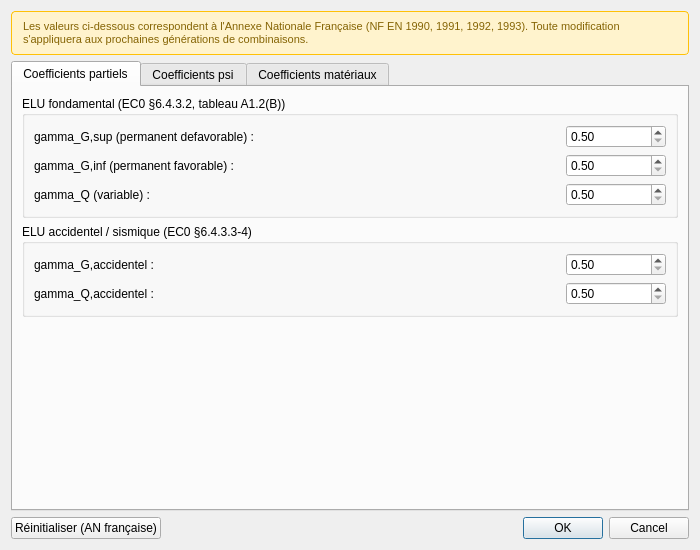
<?xml version="1.0" encoding="UTF-8"?>
<ui version="4.0">
 <class>EurocodeSettingsDialog</class>
 <widget class="QDialog" name="EurocodeSettingsDialog">
  <property name="windowTitle">
   <string>Paramètres Eurocodes — Annexe Nationale Française</string>
  </property>
  <property name="minimumSize">
   <size>
    <width>700</width>
    <height>550</height>
   </size>
  </property>
  <layout class="QVBoxLayout" name="mainLayout">
   <!-- Warning banner -->
   <item>
    <widget class="QLabel" name="lbl_warning">
     <property name="text">
      <string>Les valeurs ci-dessous correspondent à l'Annexe Nationale Française (NF EN 1990, 1991, 1992, 1993). Toute modification s'appliquera aux prochaines générations de combinaisons.</string>
     </property>
     <property name="wordWrap">
      <bool>true</bool>
     </property>
     <property name="styleSheet">
      <string notr="true">background-color: #fff3cd; color: #856404; border: 1px solid #ffc107; border-radius: 4px; padding: 8px; font-size: 11px;</string>
     </property>
    </widget>
   </item>
   <!-- Tab widget -->
   <item>
    <widget class="QTabWidget" name="tabs">
     <property name="currentIndex">
      <number>0</number>
     </property>
     <!-- Tab 1: Coefficients partiels -->
     <widget class="QWidget" name="tab_gamma">
      <attribute name="title">
       <string>Coefficients partiels</string>
      </attribute>
      <layout class="QVBoxLayout" name="tab_gamma_layout">
       <!-- ELU fondamental group -->
       <item>
        <widget class="QGroupBox" name="grp_elu">
         <property name="title">
          <string>ELU fondamental (EC0 §6.4.3.2, tableau A1.2(B))</string>
         </property>
         <layout class="QVBoxLayout" name="grp_elu_layout">
          <item>
           <layout class="QHBoxLayout">
            <item>
             <widget class="QLabel" name="lbl_gamma_g_sup">
              <property name="text">
               <string>gamma_G,sup (permanent defavorable) :</string>
              </property>
             </widget>
            </item>
            <item>
             <widget class="QDoubleSpinBox" name="spn_gamma_g_sup">
              <property name="minimum">
               <double>0.500000000000000</double>
              </property>
              <property name="maximum">
               <double>2.000000000000000</double>
              </property>
              <property name="decimals">
               <number>2</number>
              </property>
              <property name="singleStep">
               <double>0.050000000000000</double>
              </property>
              <property name="maximumSize">
               <size>
                <width>100</width>
                <height>16777215</height>
               </size>
              </property>
             </widget>
            </item>
           </layout>
          </item>
          <item>
           <layout class="QHBoxLayout">
            <item>
             <widget class="QLabel" name="lbl_gamma_g_inf">
              <property name="text">
               <string>gamma_G,inf (permanent favorable) :</string>
              </property>
             </widget>
            </item>
            <item>
             <widget class="QDoubleSpinBox" name="spn_gamma_g_inf">
              <property name="minimum">
               <double>0.500000000000000</double>
              </property>
              <property name="maximum">
               <double>2.000000000000000</double>
              </property>
              <property name="decimals">
               <number>2</number>
              </property>
              <property name="singleStep">
               <double>0.050000000000000</double>
              </property>
              <property name="maximumSize">
               <size>
                <width>100</width>
                <height>16777215</height>
               </size>
              </property>
             </widget>
            </item>
           </layout>
          </item>
          <item>
           <layout class="QHBoxLayout">
            <item>
             <widget class="QLabel" name="lbl_gamma_q">
              <property name="text">
               <string>gamma_Q (variable) :</string>
              </property>
             </widget>
            </item>
            <item>
             <widget class="QDoubleSpinBox" name="spn_gamma_q">
              <property name="minimum">
               <double>0.500000000000000</double>
              </property>
              <property name="maximum">
               <double>2.500000000000000</double>
              </property>
              <property name="decimals">
               <number>2</number>
              </property>
              <property name="singleStep">
               <double>0.050000000000000</double>
              </property>
              <property name="maximumSize">
               <size>
                <width>100</width>
                <height>16777215</height>
               </size>
              </property>
             </widget>
            </item>
           </layout>
          </item>
         </layout>
        </widget>
       </item>
       <!-- ELU accidentel group -->
       <item>
        <widget class="QGroupBox" name="grp_acc">
         <property name="title">
          <string>ELU accidentel / sismique (EC0 §6.4.3.3-4)</string>
         </property>
         <layout class="QVBoxLayout" name="grp_acc_layout">
          <item>
           <layout class="QHBoxLayout">
            <item>
             <widget class="QLabel" name="lbl_gamma_g_acc">
              <property name="text">
               <string>gamma_G,accidentel :</string>
              </property>
             </widget>
            </item>
            <item>
             <widget class="QDoubleSpinBox" name="spn_gamma_g_acc">
              <property name="minimum">
               <double>0.500000000000000</double>
              </property>
              <property name="maximum">
               <double>2.000000000000000</double>
              </property>
              <property name="decimals">
               <number>2</number>
              </property>
              <property name="singleStep">
               <double>0.050000000000000</double>
              </property>
              <property name="maximumSize">
               <size>
                <width>100</width>
                <height>16777215</height>
               </size>
              </property>
             </widget>
            </item>
           </layout>
          </item>
          <item>
           <layout class="QHBoxLayout">
            <item>
             <widget class="QLabel" name="lbl_gamma_q_acc">
              <property name="text">
               <string>gamma_Q,accidentel :</string>
              </property>
             </widget>
            </item>
            <item>
             <widget class="QDoubleSpinBox" name="spn_gamma_q_acc">
              <property name="minimum">
               <double>0.500000000000000</double>
              </property>
              <property name="maximum">
               <double>2.000000000000000</double>
              </property>
              <property name="decimals">
               <number>2</number>
              </property>
              <property name="singleStep">
               <double>0.050000000000000</double>
              </property>
              <property name="maximumSize">
               <size>
                <width>100</width>
                <height>16777215</height>
               </size>
              </property>
             </widget>
            </item>
           </layout>
          </item>
         </layout>
        </widget>
       </item>
       <!-- Spacer -->
       <item>
        <spacer name="gamma_spacer">
         <property name="orientation">
          <enum>Qt::Vertical</enum>
         </property>
         <property name="sizeHint" stdset="0">
          <size>
           <width>20</width>
           <height>40</height>
          </size>
         </property>
        </spacer>
       </item>
      </layout>
     </widget>
     <!-- Tab 2: Coefficients psi -->
     <widget class="QWidget" name="tab_psi">
      <attribute name="title">
       <string>Coefficients psi</string>
      </attribute>
      <layout class="QVBoxLayout" name="tab_psi_layout">
       <item>
        <widget class="QLabel" name="lbl_psi_info">
         <property name="text">
          <string>EC0 tableau A1.1 — Annexe Nationale Française</string>
         </property>
         <property name="styleSheet">
          <string notr="true">font-style: italic; color: #666;</string>
         </property>
        </widget>
       </item>
       <item>
        <widget class="QTableWidget" name="tbl_psi">
         <property name="columnCount">
          <number>4</number>
         </property>
         <column>
          <property name="text">
           <string>Categorie</string>
          </property>
         </column>
         <column>
          <property name="text">
           <string>psi_0</string>
          </property>
         </column>
         <column>
          <property name="text">
           <string>psi_1</string>
          </property>
         </column>
         <column>
          <property name="text">
           <string>psi_2</string>
          </property>
         </column>
        </widget>
       </item>
      </layout>
     </widget>
     <!-- Tab 3: Coefficients matériaux -->
     <widget class="QWidget" name="tab_materials">
      <attribute name="title">
       <string>Coefficients matériaux</string>
      </attribute>
      <layout class="QVBoxLayout" name="tab_materials_layout">
       <!-- EC2 group -->
       <item>
        <widget class="QGroupBox" name="grp_ec2">
         <property name="title">
          <string>EC2 — Beton arme</string>
         </property>
         <layout class="QVBoxLayout" name="grp_ec2_layout">
          <item>
           <layout class="QHBoxLayout">
            <item>
             <widget class="QLabel" name="lbl_gamma_c">
              <property name="text">
               <string>gamma_C (beton) :</string>
              </property>
             </widget>
            </item>
            <item>
             <widget class="QDoubleSpinBox" name="spn_gamma_c">
              <property name="minimum">
               <double>1.000000000000000</double>
              </property>
              <property name="maximum">
               <double>2.000000000000000</double>
              </property>
              <property name="decimals">
               <number>2</number>
              </property>
              <property name="singleStep">
               <double>0.050000000000000</double>
              </property>
              <property name="maximumSize">
               <size>
                <width>100</width>
                <height>16777215</height>
               </size>
              </property>
             </widget>
            </item>
           </layout>
          </item>
          <item>
           <layout class="QHBoxLayout">
            <item>
             <widget class="QLabel" name="lbl_alpha_cc">
              <property name="text">
               <string>alpha_cc :</string>
              </property>
             </widget>
            </item>
            <item>
             <widget class="QDoubleSpinBox" name="spn_alpha_cc">
              <property name="minimum">
               <double>0.500000000000000</double>
              </property>
              <property name="maximum">
               <double>1.000000000000000</double>
              </property>
              <property name="decimals">
               <number>2</number>
              </property>
              <property name="singleStep">
               <double>0.050000000000000</double>
              </property>
              <property name="maximumSize">
               <size>
                <width>100</width>
                <height>16777215</height>
               </size>
              </property>
             </widget>
            </item>
           </layout>
          </item>
          <item>
           <layout class="QHBoxLayout">
            <item>
             <widget class="QLabel" name="lbl_gamma_s">
              <property name="text">
               <string>gamma_S (armatures) :</string>
              </property>
             </widget>
            </item>
            <item>
             <widget class="QDoubleSpinBox" name="spn_gamma_s">
              <property name="minimum">
               <double>1.000000000000000</double>
              </property>
              <property name="maximum">
               <double>2.000000000000000</double>
              </property>
              <property name="decimals">
               <number>2</number>
              </property>
              <property name="singleStep">
               <double>0.050000000000000</double>
              </property>
              <property name="maximumSize">
               <size>
                <width>100</width>
                <height>16777215</height>
               </size>
              </property>
             </widget>
            </item>
           </layout>
          </item>
         </layout>
        </widget>
       </item>
       <!-- EC3 group -->
       <item>
        <widget class="QGroupBox" name="grp_ec3">
         <property name="title">
          <string>EC3 — Acier de construction</string>
         </property>
         <layout class="QVBoxLayout" name="grp_ec3_layout">
          <item>
           <layout class="QHBoxLayout">
            <item>
             <widget class="QLabel" name="lbl_gamma_m0">
              <property name="text">
               <string>gamma_M0 (resistance sections) :</string>
              </property>
             </widget>
            </item>
            <item>
             <widget class="QDoubleSpinBox" name="spn_gamma_m0">
              <property name="minimum">
               <double>0.500000000000000</double>
              </property>
              <property name="maximum">
               <double>2.000000000000000</double>
              </property>
              <property name="decimals">
               <number>2</number>
              </property>
              <property name="singleStep">
               <double>0.050000000000000</double>
              </property>
              <property name="maximumSize">
               <size>
                <width>100</width>
                <height>16777215</height>
               </size>
              </property>
             </widget>
            </item>
           </layout>
          </item>
          <item>
           <layout class="QHBoxLayout">
            <item>
             <widget class="QLabel" name="lbl_gamma_m1">
              <property name="text">
               <string>gamma_M1 (instabilites) :</string>
              </property>
             </widget>
            </item>
            <item>
             <widget class="QDoubleSpinBox" name="spn_gamma_m1">
              <property name="minimum">
               <double>0.500000000000000</double>
              </property>
              <property name="maximum">
               <double>2.000000000000000</double>
              </property>
              <property name="decimals">
               <number>2</number>
              </property>
              <property name="singleStep">
               <double>0.050000000000000</double>
              </property>
              <property name="maximumSize">
               <size>
                <width>100</width>
                <height>16777215</height>
               </size>
              </property>
             </widget>
            </item>
           </layout>
          </item>
          <item>
           <layout class="QHBoxLayout">
            <item>
             <widget class="QLabel" name="lbl_gamma_m2">
              <property name="text">
               <string>gamma_M2 (sections nettes / boulons) :</string>
              </property>
             </widget>
            </item>
            <item>
             <widget class="QDoubleSpinBox" name="spn_gamma_m2">
              <property name="minimum">
               <double>0.500000000000000</double>
              </property>
              <property name="maximum">
               <double>2.000000000000000</double>
              </property>
              <property name="decimals">
               <number>2</number>
              </property>
              <property name="singleStep">
               <double>0.050000000000000</double>
              </property>
              <property name="maximumSize">
               <size>
                <width>100</width>
                <height>16777215</height>
               </size>
              </property>
             </widget>
            </item>
           </layout>
          </item>
         </layout>
        </widget>
       </item>
       <!-- Spacer -->
       <item>
        <spacer name="materials_spacer">
         <property name="orientation">
          <enum>Qt::Vertical</enum>
         </property>
         <property name="sizeHint" stdset="0">
          <size>
           <width>20</width>
           <height>40</height>
          </size>
         </property>
        </spacer>
       </item>
      </layout>
     </widget>
    </widget>
   </item>
   <!-- Bottom buttons -->
   <item>
    <layout class="QHBoxLayout" name="btn_layout">
     <item>
      <widget class="QPushButton" name="btn_reset">
       <property name="text">
        <string>Réinitialiser (AN française)</string>
       </property>
      </widget>
     </item>
     <item>
      <spacer name="btn_spacer">
       <property name="orientation">
        <enum>Qt::Horizontal</enum>
       </property>
       <property name="sizeHint" stdset="0">
        <size>
         <width>40</width>
         <height>20</height>
        </size>
       </property>
      </spacer>
     </item>
     <item>
      <widget class="QDialogButtonBox" name="buttons">
       <property name="standardButtons">
        <set>QDialogButtonBox::Ok|QDialogButtonBox::Cancel</set>
       </property>
      </widget>
     </item>
    </layout>
   </item>
  </layout>
 </widget>
 <resources/>
 <connections/>
</ui>
